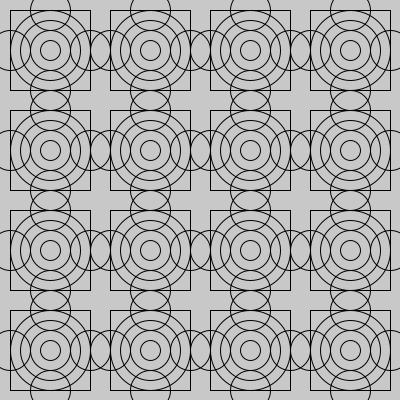
Frame 1 (no input)
Frame 60 (the mouse pressed at the canvas centre just before this capture): identical to frame 1, image omitted
Frame 120 (the mouse held since frame 60 and released just before this capture): identical to frame 1, image omitted

The Processing sketch that drew this single still picture (run headless with seeded random() and noise(); from frame 60 on, the mouse is pressed at the canvas centre):

// Processing sketch: transform8
// ── transform8.pde
void setup() {
  size(400, 400); 
}

void draw() {
  background(200);

  //iterate through rows and columns
  for (int row = 0; row < 4; row++) { //row gets values 0, 1, 2 and 3
    for (int column = 0; column < 4; column++) { //column gets values 0, 1, 2 and 3
      shape(100*column, 100*row); //draw shape relative to given coordinates
    }
  }
}

// Shape-method draws a pattern relative to the given coordinates
void shape(float x, float y) {
  pushMatrix(); //save current coordinate system
  translate(x, y); //move coordinate system
  rectMode(CENTER);
  noFill();
  // all these shapes will be moved based on the translate command
  rect(50, 50, 80, 80);
  ellipse(50, 50, 80, 80);
  ellipse(50, 50, 60, 60);
  ellipse(50, 50, 40, 40);
  ellipse(50, 50, 20, 20);
  ellipse(10, 50, 40, 40);
  ellipse(90, 50, 40, 40);
  ellipse(50, 10, 40, 40);
  ellipse(50, 90, 40, 40);
  popMatrix(); //return to the original coordinate system
}
